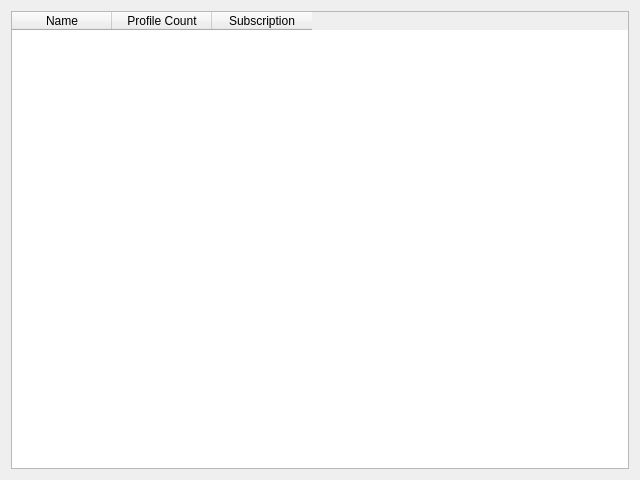
<?xml version="1.0" encoding="UTF-8"?>
<ui version="4.0">
 <class>DialogManageGroups</class>
 <widget class="QDialog" name="DialogManageGroups">
  <property name="geometry">
   <rect>
    <x>0</x>
    <y>0</y>
    <width>640</width>
    <height>480</height>
   </rect>
  </property>
  <property name="windowTitle">
   <string>Groups</string>
  </property>
  <layout class="QGridLayout" name="gridLayout">
   <item row="0" column="0">
    <widget class="QTableWidget" name="groupListTable">
     <property name="contextMenuPolicy">
      <enum>Qt::CustomContextMenu</enum>
     </property>
     <property name="editTriggers">
      <set>QAbstractItemView::NoEditTriggers</set>
     </property>
     <property name="selectionBehavior">
      <enum>QAbstractItemView::SelectRows</enum>
     </property>
     <property name="verticalScrollMode">
      <enum>QAbstractItemView::ScrollPerPixel</enum>
     </property>
     <property name="horizontalScrollMode">
      <enum>QAbstractItemView::ScrollPerPixel</enum>
     </property>
     <column>
      <property name="text">
       <string>Name</string>
      </property>
     </column>
     <column>
      <property name="text">
       <string>Profile Count</string>
      </property>
     </column>
     <column>
      <property name="text">
       <string>Subscription</string>
      </property>
     </column>
    </widget>
   </item>
  </layout>
 </widget>
 <resources/>
 <connections/>
</ui>
